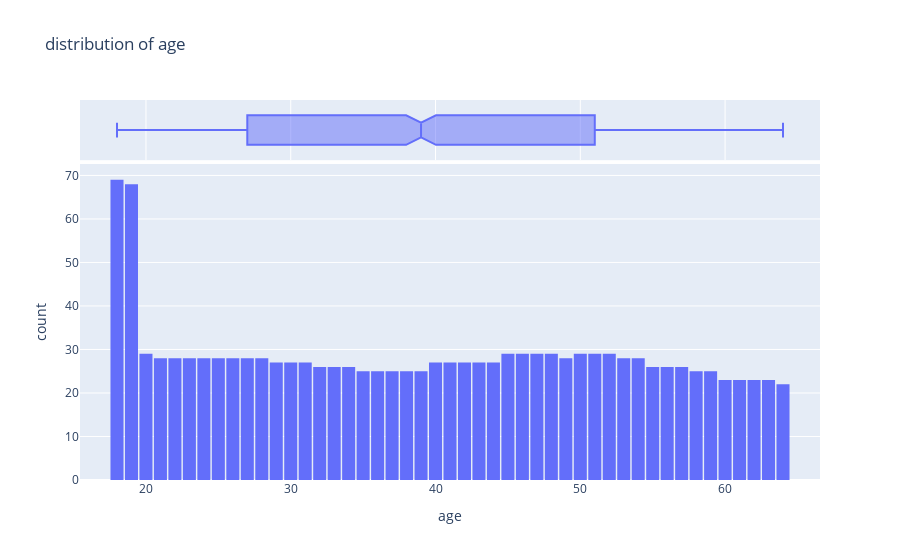

The notebook cell saved with this chart:
### Markdown cell above
# px is used for advanced visualization which also help to interact with visual data
nbins means no of divisions that our data will divide into ,incase of histrogram

### Code cell
fig = px.histogram(df,
                   x='age',
                   marginal='box',
                   nbins=47,
                   title='distribution of age')
fig.update_layout(bargap=0.1)

fig.show()

### Figure 1 — Plotly figure (JSON) as saved in the notebook; plotly's stock layout.template omitted (floating-point values rounded to 4 significant figures; data arrays with more than 128 entries replaced by an {"elided": "..."} marker saying what was removed)
{"data": [{"bingroup": "x", "hovertemplate": "age=%{x}<br>count=%{y}<extra></extra>", "legendgroup": "", "marker": {"color": "#636efa", "pattern": {"shape": ""}}, "name": "", "nbinsx": 47, "orientation": "v", "showlegend": false, "type": "histogram", "x": {"elided": "1338 int values"}, "xaxis": "x", "yaxis": "y"}, {"hovertemplate": "age=%{x}<extra></extra>", "legendgroup": "", "marker": {"color": "#636efa"}, "name": "", "notched": true, "showlegend": false, "type": "box", "x": {"elided": "1338 int values"}, "xaxis": "x2", "yaxis": "y2"}], "layout": {"bargap": 0.1, "barmode": "relative", "legend": {"tracegroupgap": 0}, "title": {"text": "distribution of age"}, "xaxis": {"anchor": "y", "domain": [0, 1], "title": {"text": "age"}}, "xaxis2": {"anchor": "y2", "domain": [0, 1], "matches": "x", "showgrid": true, "showticklabels": false}, "yaxis": {"anchor": "x", "domain": [0, 0.8316], "title": {"text": "count"}}, "yaxis2": {"anchor": "x2", "domain": [0.8416, 1], "matches": "y2", "showgrid": false, "showline": false, "showticklabels": false, "ticks": ""}}}
